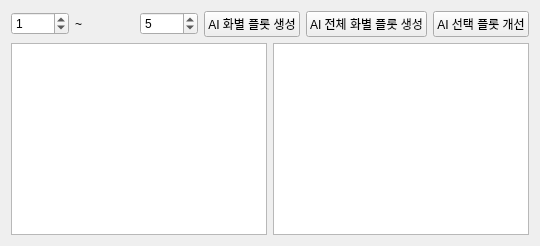
<?xml version="1.0" encoding="UTF-8"?><ui version="4.0"><class>PlotsPage</class><widget class="QWidget" name="PlotsPage"><layout class="QVBoxLayout" name="l"><item><layout class="QHBoxLayout" name="top"><item><widget class="QSpinBox" name="start"><property name="value"><number>1</number></property></widget></item><item><widget class="QLabel" name="dash"><property name="text"><string>~</string></property></widget></item><item><widget class="QSpinBox" name="end"><property name="value"><number>5</number></property></widget></item><item><widget class="QPushButton" name="generateBtn"><property name="text"><string>AI 화별 플롯 생성</string></property></widget></item><item><widget class="QPushButton" name="allBtn"><property name="text"><string>AI 전체 화별 플롯 생성</string></property></widget></item><item><widget class="QPushButton" name="improveBtn"><property name="text"><string>AI 선택 플롯 개선</string></property></widget></item></layout></item><item><layout class="QHBoxLayout" name="body"><item><widget class="QListWidget" name="list"/></item><item><widget class="QPlainTextEdit" name="detail"/></item></layout></item></layout></widget><resources/><connections/></ui>
